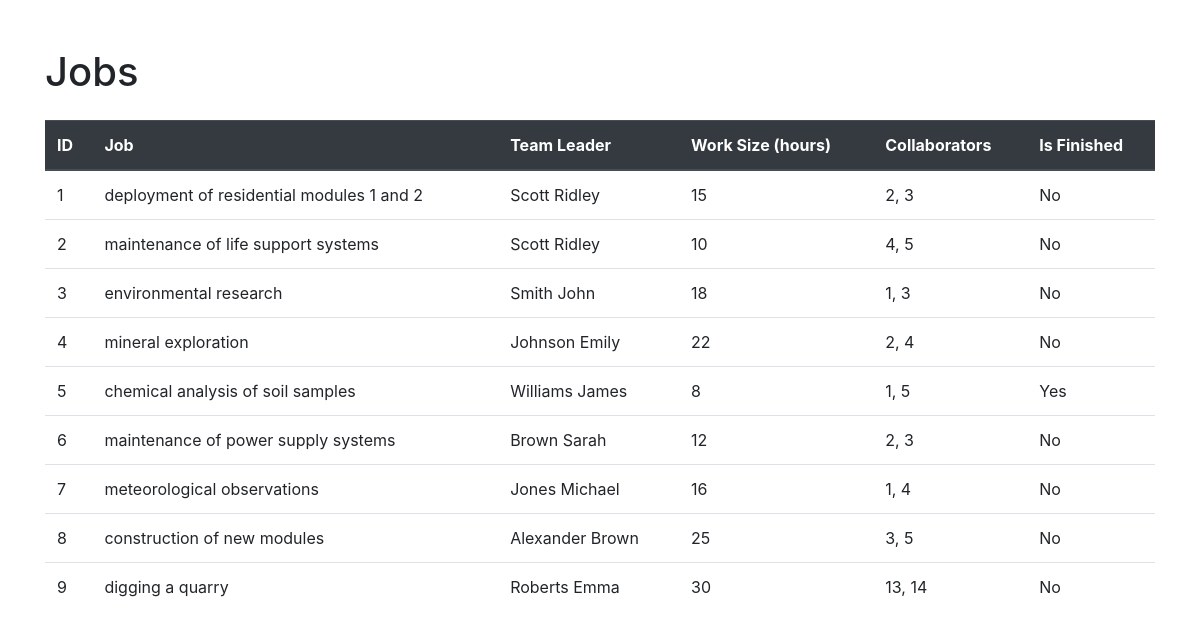
The app's page /, older data.
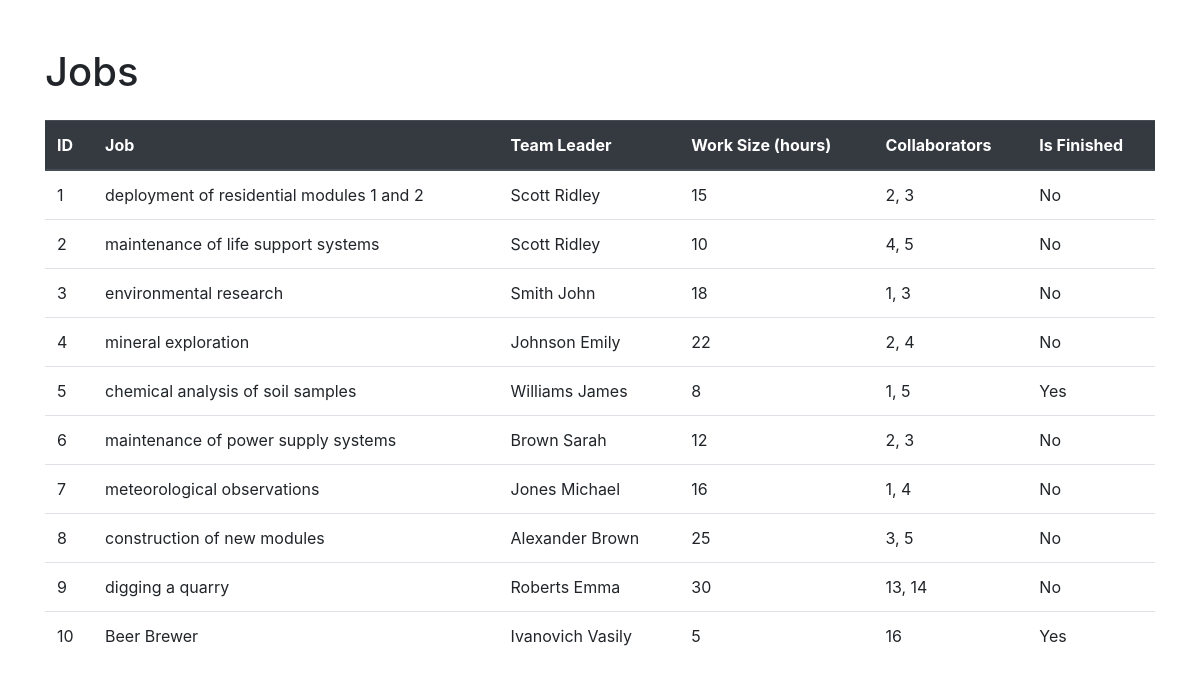
The same page, newer data.
### task11.py (models this page shows)
class Jobs(Base):
    __tablename__ = 'jobs'
    id = Column(Integer, primary_key=True, autoincrement=True)
    team_leader = Column(Integer, ForeignKey('users.id'))
    job = Column(String)
    work_size = Column(Integer)
    collaborators = Column(String)
    start_date = Column(DateTime)
    end_date = Column(DateTime)
    is_finished = Column(Boolean)
    user = relationship("User", foreign_keys=[team_leader])

class User(Base):
    __tablename__ = 'users'
    id = Column(Integer, primary_key=True, autoincrement=True)
    surname = Column(String)
    name = Column(String)
    age = Column(Integer)
    position = Column(String)
    speciality = Column(String)
    address = Column(String)
    email = Column(String, unique=True)
    hashed_password = Column(String)
    modified_date = Column(DateTime)

### task13.py (the view)
@app.route('/')
def show_jobs():
    all_jobs = session.query(Jobs).all()
    return render_template('templates/task13.html', jobs=all_jobs)

### templates/task13.html (shortened to what this page needs)
<!DOCTYPE html>
<html lang="en">
<head>
    <link href="https://maxcdn.bootstrapcdn.com/bootstrap/4.5.2/css/bootstrap.min.css" rel="stylesheet">
</head>
<body>
    <div class="container">
        <h1 class="mt-5">Jobs</h1>
        <table class="table mt-4">
            <thead class="thead-dark">
                <tr>
                    <th scope="col">ID</th>
                    <th scope="col">Job</th>
                    <th scope="col">Team Leader</th>
                    <th scope="col">Work Size (hours)</th>
                    <th scope="col">Collaborators</th>
                    <th scope="col">Is Finished</th>
                </tr>
            </thead>
            <tbody>
                {% for job in jobs %}
                <tr>
                    <td>{{ job.id }}</td>
                    <td>{{ job.job }}</td>
                    <td>{{ job.user.surname }} {{ job.user.name }}</td>
                    <td>{{ job.work_size }}</td>
                    <td>{{ job.collaborators }}</td>
                    <td>{{ "Yes" if job.is_finished else "No" }}</td>
                </tr>
                {% endfor %}
            </tbody>
        </table>
    </div>
</body>
</html>

Row changes from the older to the newer data that the page shows:
added Jobs: id "10", job "Beer Brewer", user.surname "Ivanovich", user.name "Vasily", work_size "5", collaborators "16", is_finished "Yes"
